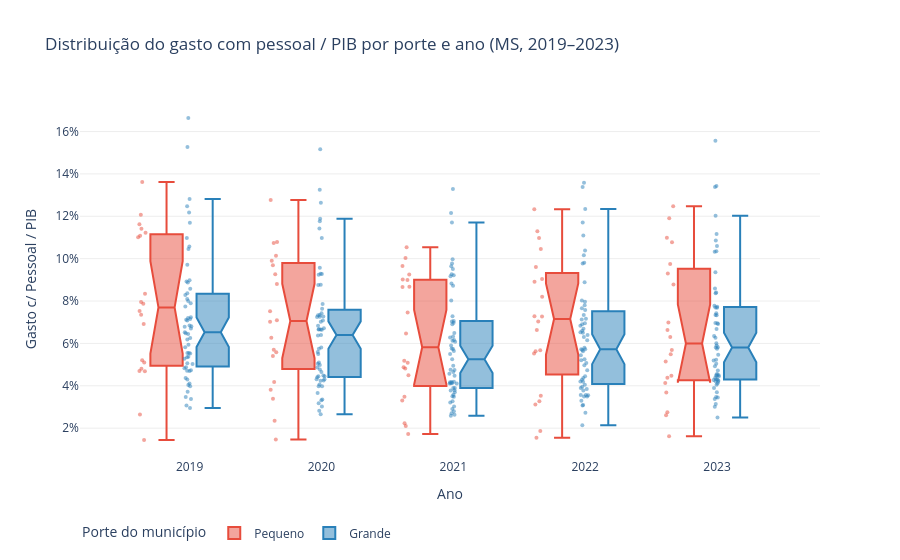

Here is the notebook cell this chart was saved with:
### Markdown cell above
## 6. Distribuicao das variaveis principais

### Code cell
base_box = base.copy()
base_box["Porte"] = base_box["dummy_pequeno_municipio"].map({0: "Grande", 1: "Pequeno"})

fig = px.box(
    base_box,
    x="ano",
    y="gasto_pessoal_pib",
    color="Porte",
    points="all",
    notched=True,
    color_discrete_map={"Grande": "#2980b9", "Pequeno": "#e74c3c"},
    title="Distribuição do gasto com pessoal / PIB por porte e ano (MS, 2019–2023)",
    labels={
        "gasto_pessoal_pib": "Gasto c/ Pessoal / PIB",
        "ano": "Ano",
        "Porte": "Porte do município",
    },
)
fig.update_traces(jitter=0.3, marker_size=4, marker_opacity=0.5)
fig.update_yaxes(tickformat=".0%", gridcolor="#eeeeee")
fig.update_layout(
    plot_bgcolor="white",
    legend=dict(orientation="h", yanchor="bottom", y=-0.25, xanchor="left", x=0),
    xaxis_title="Ano",
    yaxis_title="Gasto c/ Pessoal / PIB",
)
fig.show()

### Figure 1 — Plotly figure (JSON) as saved in the notebook; plotly's stock layout.template omitted (floating-point values rounded to 4 significant figures; data arrays with more than 128 entries replaced by an {"elided": "..."} marker saying what was removed)
{"data": [{"alignmentgroup": "True", "boxpoints": "all", "hovertemplate": "Porte do município=Pequeno<br>Ano=%{x}<br>Gasto c/ Pessoal / PIB=%{y}<extra></extra>", "jitter": 0.3, "legendgroup": "Pequeno", "marker": {"color": "#e74c3c", "opacity": 0.5, "size": 4}, "name": "Pequeno", "notched": true, "offsetgroup": "Pequeno", "orientation": "v", "showlegend": true, "type": "box", "x": [2019, 2019, 2019, 2019, 2019, 2019, 2019, 2019, 2019, 2019, 2019, 2019, 2019, 2019, 2019, 2019, 2019, 2019, 2019, 2019, 2020, 2020, 2020, 2020, 2020, 2020, 2020, 2020, 2020, 2020, 2020, 2020, 2020, 2020, 2020, 2020, 2020, 2020, 2020, 2020, 2021, 2021, 2021, 2021, 2021, 2021, 2021, 2021, 2021, 2021, 2021, 2021, 2021, 2021, 2021, 2021, 2021, 2021, 2021, 2021, 2022, 2022, 2022, 2022, 2022, 2022, 2022, 2022, 2022, 2022, 2022, 2022, 2022, 2022, 2022, 2022, 2022, 2022, 2022, 2022, 2023, 2023, 2023, 2023, 2023, 2023, 2023, 2023, 2023, 2023, 2023, 2023, 2023, 2023, 2023, 2023, 2023, 2023, 2023, 2023], "x0": " ", "xaxis": "x", "y": [0.1162, 0.04704, 0.1141, 0.1108, 0.1207, 0.1101, 0.05206, 0.0795, 0.07528, 0.04688, 0.04804, 0.07358, 0.02645, 0.06917, 0.1122, 0.08348, 0.07872, 0.01437, 0.1362, 0.05096, 0.0881, 0.04177, 0.1014, 0.1078, 0.09687, 0.1074, 0.09265, 0.06267, 0.05408, 0.03811, 0.0339, 0.057, 0.0235, 0.07516, 0.1277, 0.0709, 0.07024, 0.01469, 0.09899, 0.05583, 0.09258, 0.03489, 0.0867, 0.1003, 0.08998, 0.09657, 0.08667, 0.04498, 0.05083, 0.03307, 0.02233, 0.05181, 0.01728, 0.06464, 0.1053, 0.07458, 0.04877, 0.02106, 0.09016, 0.04819, 0.09603, 0.03266, 0.09046, 0.1129, 0.08202, 0.1046, 0.08916, 0.03122, 0.07288, 0.05675, 0.03532, 0.06628, 0.0187, 0.05524, 0.1097, 0.05627, 0.07034, 0.01543, 0.1233, 0.07268, 0.08783, 0.03688, 0.09296, 0.1247, 0.09748, 0.1077, 0.06302, 0.04385, 0.04133, 0.05143, 0.02755, 0.04476, 0.02607, 0.05692, 0.119, 0.06989, 0.0549, 0.01616, 0.1099, 0.06635], "y0": " ", "yaxis": "y"}, {"alignmentgroup": "True", "boxpoints": "all", "hovertemplate": "Porte do município=Grande<br>Ano=%{x}<br>Gasto c/ Pessoal / PIB=%{y}<extra></extra>", "jitter": 0.3, "legendgroup": "Grande", "marker": {"color": "#2980b9", "opacity": 0.5, "size": 4}, "name": "Grande", "notched": true, "offsetgroup": "Grande", "orientation": "v", "showlegend": true, "type": "box", "x": {"elided": "295 int values"}, "x0": " ", "xaxis": "x", "y": {"elided": "295 float values"}, "y0": " ", "yaxis": "y"}], "layout": {"boxmode": "group", "legend": {"orientation": "h", "title": {"text": "Porte do município"}, "tracegroupgap": 0, "x": 0, "xanchor": "left", "y": -0.25, "yanchor": "bottom"}, "plot_bgcolor": "white", "title": {"text": "Distribuição do gasto com pessoal / PIB por porte e ano (MS, 2019–2023)"}, "xaxis": {"anchor": "y", "domain": [0.0, 1.0], "title": {"text": "Ano"}}, "yaxis": {"anchor": "x", "domain": [0.0, 1.0], "gridcolor": "#eeeeee", "tickformat": ".0%", "title": {"text": "Gasto c/ Pessoal / PIB"}}}}
